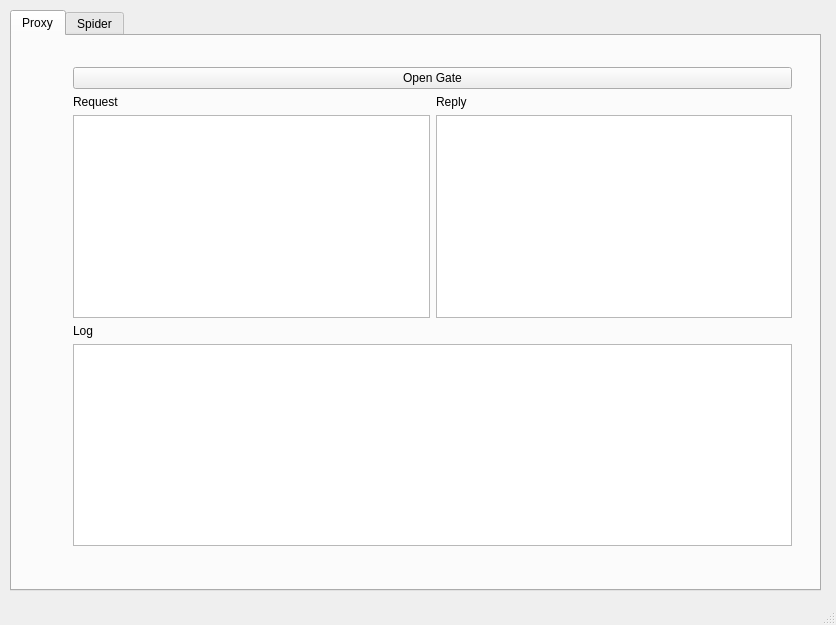
<?xml version="1.0" encoding="UTF-8"?>
<ui version="4.0">
 <class>MainWindow</class>
 <widget class="QMainWindow" name="MainWindow">
  <property name="geometry">
   <rect>
    <x>0</x>
    <y>0</y>
    <width>836</width>
    <height>625</height>
   </rect>
  </property>
  <property name="windowTitle">
   <string>ProxyGate</string>
  </property>
  <widget class="QWidget" name="centralWidget">
   <property name="enabled">
    <bool>true</bool>
   </property>
   <property name="minimumSize">
    <size>
     <width>766</width>
     <height>0</height>
    </size>
   </property>
   <widget class="QTabWidget" name="tabWidget">
    <property name="geometry">
     <rect>
      <x>10</x>
      <y>10</y>
      <width>811</width>
      <height>581</height>
     </rect>
    </property>
    <property name="currentIndex">
     <number>0</number>
    </property>
    <widget class="QWidget" name="tab_3">
     <attribute name="title">
      <string>Proxy</string>
     </attribute>
     <widget class="QWidget" name="gridLayoutWidget">
      <property name="geometry">
       <rect>
        <x>50</x>
        <y>20</y>
        <width>741</width>
        <height>501</height>
       </rect>
      </property>
      <layout class="QGridLayout" name="gridLayout">
       <item row="6" column="0" colspan="2">
        <layout class="QHBoxLayout" name="horizontalLayout_4">
         <item>
          <widget class="QPushButton" name="button_gate">
           <property name="text">
            <string>Open Gate</string>
           </property>
          </widget>
         </item>
        </layout>
       </item>
       <item row="12" column="0">
        <layout class="QVBoxLayout" name="verticalLayout">
         <item>
          <widget class="QLabel" name="label">
           <property name="text">
            <string>Request</string>
           </property>
          </widget>
         </item>
         <item>
          <widget class="QPlainTextEdit" name="text_client"/>
         </item>
        </layout>
       </item>
       <item row="12" column="1">
        <layout class="QVBoxLayout" name="verticalLayout_6">
         <item>
          <widget class="QLabel" name="label_6">
           <property name="text">
            <string>Reply</string>
           </property>
          </widget>
         </item>
         <item>
          <widget class="QPlainTextEdit" name="text_website"/>
         </item>
        </layout>
       </item>
       <item row="14" column="0" colspan="2">
        <layout class="QVBoxLayout" name="verticalLayout_2">
         <property name="leftMargin">
          <number>0</number>
         </property>
         <property name="topMargin">
          <number>0</number>
         </property>
         <item>
          <widget class="QLabel" name="label_2">
           <property name="text">
            <string>Log</string>
           </property>
          </widget>
         </item>
         <item>
          <widget class="QTextEdit" name="logTextEdit">
           <property name="readOnly">
            <bool>true</bool>
           </property>
          </widget>
         </item>
        </layout>
       </item>
      </layout>
     </widget>
    </widget>
    <widget class="QWidget" name="tab_4">
     <attribute name="title">
      <string>Spider</string>
     </attribute>
     <widget class="QWidget" name="verticalLayoutWidget">
      <property name="geometry">
       <rect>
        <x>30</x>
        <y>30</y>
        <width>741</width>
        <height>471</height>
       </rect>
      </property>
      <layout class="QVBoxLayout" name="verticalLayout_3">
       <item>
        <layout class="QVBoxLayout" name="verticalLayout_9">
         <item>
          <widget class="QLabel" name="label_8">
           <property name="text">
            <string>Host</string>
           </property>
          </widget>
         </item>
         <item>
          <widget class="QLineEdit" name="spider_host"/>
         </item>
         <item>
          <widget class="QPushButton" name="spider_push">
           <property name="text">
            <string>Generate tree</string>
           </property>
          </widget>
         </item>
         <item>
          <widget class="QTextEdit" name="spider_tree"/>
         </item>
         <item>
          <widget class="QLabel" name="label_3">
           <property name="text">
            <string>Log</string>
           </property>
          </widget>
         </item>
         <item>
          <widget class="QTextEdit" name="spider_log"/>
         </item>
        </layout>
       </item>
      </layout>
     </widget>
    </widget>
   </widget>
  </widget>
  <widget class="QStatusBar" name="statusBar">
   <property name="enabled">
    <bool>false</bool>
   </property>
  </widget>
 </widget>
 <layoutdefault spacing="6" margin="11"/>
 <resources/>
 <connections/>
</ui>
